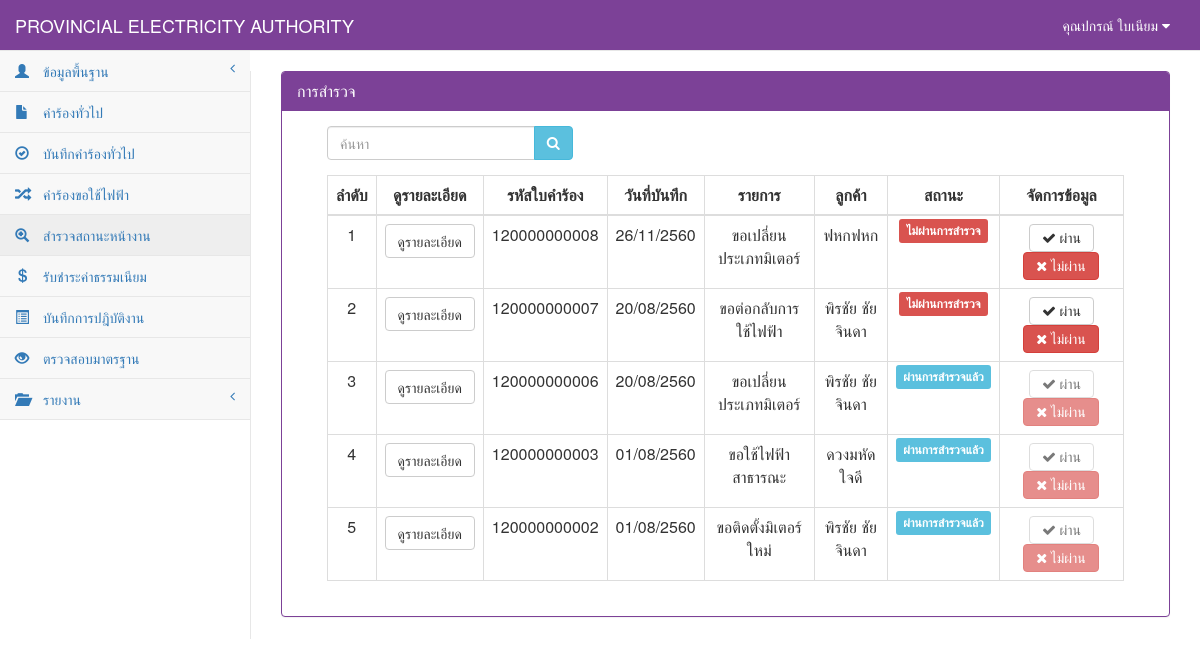
Page /StatusElectricity.php (signed in) on the earlier database version.
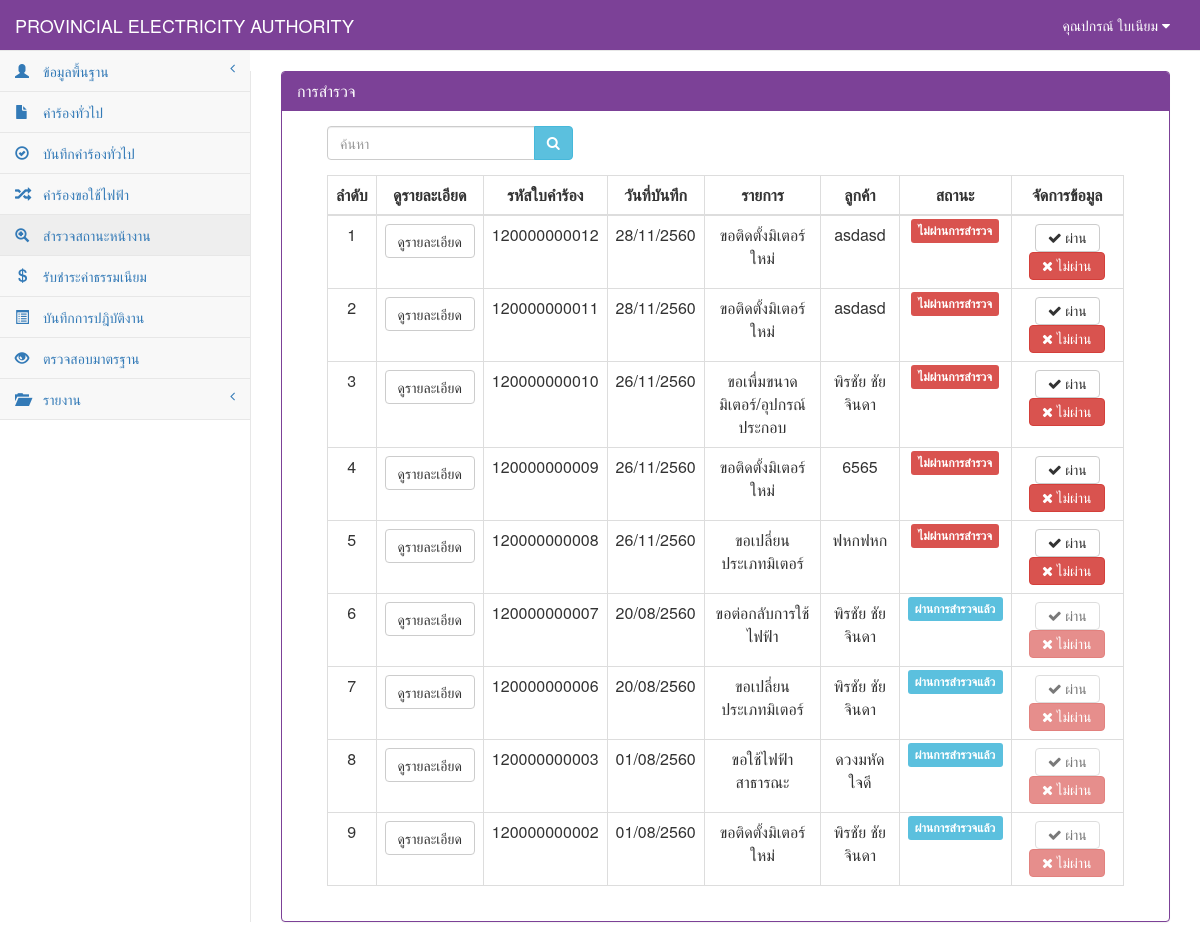
Same page on the later database version.
### tables this page shows
CREATE TABLE `tb_electricity` (
  `re_id` char(12) NOT NULL,
  `re_date` date NOT NULL,
  `re_branch` varchar(50) NOT NULL,
  `user_id` char(13) NOT NULL,
  `cus_id` char(13) NOT NULL,
  `re_place_type` int(1) NOT NULL,
  `re_place_other` varchar(50) NOT NULL,
  `re_place_name` varchar(50) NOT NULL,
  `re_place_homeid` varchar(20) NOT NULL,
  `re_place_number` varchar(20) NOT NULL,
  `re_place_village` varchar(20) NOT NULL,
  `re_place_room` varchar(10) NOT NULL,
  `re_place_floor` varchar(5) NOT NULL,
  `re_place_alley` varchar(50) NOT NULL,
  `re_place_alleyway` varchar(50) NOT NULL,
  `re_place_road` varchar(50) NOT NULL,
  `re_place_villno` varchar(2) NOT NULL,
  `re_place_district` varchar(30) NOT NULL,
  `re_place_canton` varchar(30) NOT NULL,
  `re_place_province` varchar(30) NOT NULL,
  `re_place_post` varchar(10) NOT NULL,
  `re_place_tel` char(10) NOT NULL,
  `re_place_fax` char(10) NOT NULL,
  `re_place_email` varchar(30) NOT NULL,
  `re_place_service` varchar(10) NOT NULL,
  `re_contact_place` varchar(100) NOT NULL,
  `re_contact_homeid` varchar(20) NOT NULL,
  `re_contact_number` varchar(20) NOT NULL,
  `re_contact_village` varchar(20) NOT NULL,
  `re_contact_room` varchar(10) NOT NULL,
  `re_contact_floor` varchar(5) NOT NULL,
  `re_contact_alley` varchar(50) NOT NULL,
  `re_contact_alleyway` varchar(50) NOT NULL,
  `re_contact_road` varchar(50) NOT NULL,
  `re_contact_villno` varchar(2) NOT NULL,
  `re_contact_district` varchar(30) NOT NULL,
  `re_contact_canton` varchar(30) NOT NULL,
  `re_contact_province` varchar(30) NOT NULL,
  `re_contact_post` varchar(10) NOT NULL,
  `re_contact_tel` char(10) NOT NULL,
  `re_contact_fax` char(10) NOT NULL,
  `re_contact_email` varchar(30) NOT NULL,
  `re_want_type` int(2) NOT NULL,
  `re_want_other` varchar(100) NOT NULL,
  `re_detail` varchar(100) NOT NULL,
  `re_use_type` int(1) NOT NULL,
  `re_use_other` varchar(255) NOT NULL,
  `re_dateset` date NOT NULL,
  `re_keep_type` int(1) NOT NULL,
  `re_keep_name` varchar(255) NOT NULL,
  `re_keep_homeid` varchar(20) NOT NULL,
  `re_keep_number` varchar(20) NOT NULL,
  `re_keep_village` varchar(20) NOT NULL,
  `re_keep_room` varchar(20) NOT NULL,
  `re_keep_floor` varchar(5) NOT NULL,
  `re_keep_alley` varchar(50) NOT NULL,
  `re_keep_alleyway` varchar(50) NOT NULL,
  `re_keep_road` varchar(50) NOT NULL,
  `re_keep_villno` varchar(2) NOT NULL,
  `re_keep_district` varchar(30) NOT NULL,
  `re_keep_canton` varchar(30) NOT NULL,
  `re_keep_province` varchar(30) NOT NULL,
  `re_keep_post` varchar(10) NOT NULL,
  `re_keep_tel` char(10) NOT NULL,
  `re_keep_fax` char(10) NOT NULL,
  `re_keep_email` varchar(30) NOT NULL,
  `re_picture` varchar(255) NOT NULL,
  `re_status` int(1) NOT NULL,
  PRIMARY KEY  (`re_id`)
);

CREATE TABLE `tb_customer` (
  `cus_id` char(13) NOT NULL,
  `cus_first` int(2) NOT NULL,
  `cus_name` varchar(50) NOT NULL,
  `cus_type` varchar(30) NOT NULL,
  `cus_code` char(9) NOT NULL,
  `cus_tax` char(13) NOT NULL,
  `cus_homeid` varchar(20) NOT NULL,
  `cus_number` varchar(20) NOT NULL,
  `cus_village` varchar(20) NOT NULL,
  `cus_room` varchar(10) NOT NULL,
  `cus_floor` varchar(5) NOT NULL,
  `cus_alley` varchar(50) NOT NULL,
  `cus_alleyway` varchar(50) NOT NULL,
  `cus_road` varchar(50) NOT NULL,
  `cus_vilno` varchar(2) NOT NULL,
  `cus_district` varchar(30) NOT NULL,
  `cus_canton` varchar(30) NOT NULL,
  `cus_province` varchar(30) NOT NULL,
  `cus_post` varchar(10) NOT NULL,
  `cus_tel` char(10) NOT NULL,
  `cus_fax` char(10) NOT NULL,
  `cus_email` varchar(30) NOT NULL,
  PRIMARY KEY  (`cus_id`)
);

### connect_db.php (called while the page is built, shortened)
<?php
$dbname="pea";
?>

### StatusElectricity.php (the view, shortened to what the changed rows need)
<?php
include "connect_db.php";
function getlistname($want_type, $other) {
    if ($want_type == 0) {
        $want = "ขอติดตั้งมิเตอร์ใหม่";
    } elseif ($want_type == 1) {
        $want = "ขอตัดฝากมิเตอร์โดยไม่ใช้ไฟฟ้า";
    } elseif ($want_type == 2) {
        $want = "ขอต่อกลับการใช้ไฟฟ้า";
    } elseif ($want_type == 3) {
        $want = "ขอเพื่มขนาดมิเตอร์/อุปกรณ์ประกอบ";
    } elseif ($want_type == 4) {
        $want = "ขอเปลี่ยนประเภทมิเตอร์";
    } elseif ($want_type == 5) {
        $want = "ขอหยุดซ่อมแซมเครื่องจักรประจำปี";
    } elseif ($want_type == 6) {
        $want = "ขอใช้ไฟฟ้าชั่วคราวแบบเหมาจ่าย";
    } elseif ($want_type == 7) {
        $want = "ขอติดตั้งไฟฟ้าชั่วคราว";
    } elseif ($want_type == 8) {
        $want = "ขอตัดฝากมิเตอร์ใช้เพื่อแสงสว่างไม่ลด CT";
    } elseif ($want_type == 9) {
        $want = "ขอยกเลิกเลิกการใช้ไฟฟ้า";
    } elseif ($want_type == 10) {
        $want = "ชอลดขนาดมิเตอร์/อุปกรณ์ประกอบ";
    } elseif ($want_type == 11) {
        $want = "ขอใช้ไฟฟ้าสาธารณะ";
    } elseif ($want_type == 12) {
        $want = "ขอตัดมิเตอร์ใช้เพื่อแสงสว่างลด CT";
    } elseif ($want_type == 13) {
        $want = "ขอย้ายจุดติดตั้งมิเตอร์/อุปกรณ์ประกอบ";
    } elseif ($want_type == 14) {
        $want = "ขอเปลี่ยนมิเตอร์กรณีชำรุด";
    } elseif ($want_type == 15) {
        $want = "ขอใช้ไฟฟ้าตู้โทรศัพท์ต่อตรง";
    } elseif ($want_type == 16) {
        $want = $other;
    }
    return $want;
}
function Dateim($mydate) {
    $d = split("-", $mydate);
    $mydate = $d[2] . "/" . $d[1] . "/" . ($d[0] + 543);
    return "$mydate";
}
?>
<!DOCTYPE html>
<html>
    <head>
        <link href="vendor/bootstrap/css/bootstrap.css" rel="stylesheet">
        <link href="vendor/metisMenu/metisMenu.css" rel="stylesheet">
        <link href="dist/css/sb-admin-2.css" rel="stylesheet">
        <link href="vendor/font-awesome/css/font-awesome.css" rel="stylesheet" type="text/css">
    </head>
    <body>
        <div id="page-wrapper">
            <div class="panel panel-primary">
                <div class="panel-heading">
                    <h2 class="panel-title">การสำรวจ</h2>
                </div>
                <div class="panel-body">
                    <div class="col-sm-12">
                        <div class="col-sm-12">
                            <div class="table-responsive">
                                <table width="100%" class="table table-bordered table-hover">
                                    <thead>
                                        <tr>
                                            <th class=" text-center" >ลำดับ</th>
                                            <th class=" text-center">ดูรายละเอียด</th>
                                            <th class=" text-center" >รหัสใบคำร้อง</th>
                                            <th class=" text-center" >วันที่บันทึก</th>
                                            <th class=" text-center" >รายการ</th>
                                            <th class=" text-center" >ลูกค้า</th>
                                            <th class=" text-center" >สถานะ</th>
                                            <th class=" text-center">จัดการข้อมูล</th>
                                        </tr>
                                    </thead>
                                    <tbody>
                                        <?php
                                        $stop = array("1","5","6","7","8","9","14");
                                        $page = 0;
                                        $sql = "select * from tb_electricity where re_id like '%" . $_POST[search] . "%'  order by re_id desc";
                                        $result = mysql_db_query($dbname, $sql);
                                        if (mysql_num_rows($result) > 0) {
                                            while ($array = mysql_fetch_array($result)) {
                                                $sqlcus = "select * from tb_customer where cus_id='" . $array[cus_id] . "'";
                                                $resultcus = mysql_db_query($dbname, $sqlcus);
                                                $arraycus = mysql_fetch_array($resultcus);
                                                if ($array[re_status] == "9") {
                                                    $status = "ไม่ผ่านการสำรวจ";
                                                    $label = "danger";
                                                } elseif ($array[re_status] == "0") {
                                                    $status = "ไม่ผ่านการสำรวจ";
                                                    $label = "danger";
                                                } else {
                                                    $status = "ผ่านการสำรวจแล้ว";
                                                    $label = "info";
                                                }
                                                $wanttype = getlistname($array[re_want_type], $array[re_place_other]);
                                                if(!in_array($array['re_want_type'],$stop)){
                                                    $page++;
                                                ?>
                                                <tr>
                                                    <td class="text-center"><?= $page ?></td>
                                                    <td><a class="btn btn-default" href="StatusElectricity_view.php?id=<?= $array[re_id] ?>">ดูรายละเอียด</a></td>
                                                    <td class=" text-center"><?= $array[re_id] ?></td>
                                                    <td class=" text-center"><?= Dateim($array[re_date]); ?></td>
                                                    <td class=" text-center"><?= $wanttype ?></td>
                                                    <td class="text-center"><?= $arraycus[cus_name] ?></td>
                                                    <td class="text-center"><span class="label label-<?= $label ?>"><?= $status ?></span></td>
                                                    <td>
                                                        <div class="btn-group" align="center">
                                                            <?php if($array['re_status'] == "0" or $array['re_status'] == "9"){?>
                                                            <center>
                                                                <a class="btn btn-default" href="StatusElectricity_detail.php?id=<?= $array[re_id] ?>"><i class="fa fa-check"> ผ่าน</i></a>
                                                                <a class="btn btn-danger" href="StatusElectricity_nopass.php?id=<?= $array[re_id] ?>"><i class="fa fa-times"> ไม่ผ่าน</i></a>
                                                            </center>
                                                            <?php }else{?>
                                                             <center>
                                                                <a class="btn btn-default disabled" ><i class="fa fa-check"> ผ่าน</i></a>
                                                                <a class="btn btn-danger disabled" ><i class="fa fa-times"> ไม่ผ่าน</i></a>
                                                            </center>
                                                            <?php }?>
                                                        </div>
                                                    </td>
                                                </tr>
                                                <?php
                                            }
                                            }
                                        } else {
                                            ?>
                                            <tr><td colspan="7" align="center">ไม่พบข้อมูล</td></tr>
                                            <?php
                                        }
                                        ?>
                                    </tbody>
                                </table>
                            </div>
                        </div>
                    </div>
                </div>
            </div>
        </div>
    </body>
</html>

Differences in the rows shown:
added tb_electricity: array "120000000012", array "28/11/2560", wanttype "ขอติดตั้งมิเตอร์ใหม่", cus.cus_name "asdasd", status "ไม่ผ่านการสำรวจ"
added tb_electricity: array "120000000011", array "28/11/2560", wanttype "ขอติดตั้งมิเตอร์ใหม่", cus.cus_name "asdasd", status "ไม่ผ่านการสำรวจ"
added tb_electricity: array "120000000010", array "26/11/2560", wanttype "ขอเพื่มขนาดมิเตอร์/อุปกรณ์ประกอบ", cus.cus_name "พิรชัย ชัยจินดา", status "ไม่ผ่านการสำรวจ"
added tb_electricity: array "120000000009", array "26/11/2560", wanttype "ขอติดตั้งมิเตอร์ใหม่", cus.cus_name "6565", status "ไม่ผ่านการสำรวจ"
changed tb_electricity (number 6 of 9 on the later page): status "ไม่ผ่านการสำรวจ" → "ผ่านการสำรวจแล้ว"
